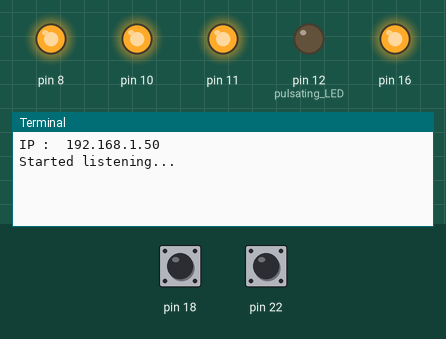
Bench run of a program on a simulated Raspberry Pi (header pin numbers). On the bench: output pins drawn as LEDs (lit = HIGH), the last lines printed to the terminal. Inputs (shaded band) come from the test bench; at power-on: pin 18 LOW, pin 22 HIGH. Threads take turns every 2 ms.

Above: at 1.2 s.
1.3 s: pin 18 pulled HIGH for 0.15 s
At 2.6 s:
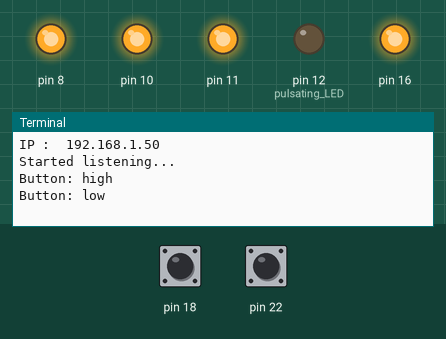
3.0 s: pin 22 pulled LOW for 0.15 s
At 4.0 s:
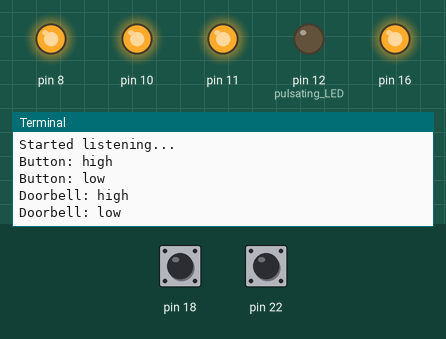

The program:

raspberrypi_startup.py
```python
import RPi.GPIO as GPIO
from subprocess import call
from threading import Thread

GPIO.setwarnings(False)
GPIO.setmode(GPIO.BOARD)

# Push Button Input
GPIO.setup(18, GPIO.IN, pull_up_down=GPIO.PUD_DOWN)

# Push Button LED Output
GPIO.setup(12, GPIO.OUT)
GPIO.output(12, 0)
pulsating_LED = GPIO.PWM(12, 50)

# Push Doorbell Input
GPIO.setup(22, GPIO.IN, pull_up_down=GPIO.PUD_UP)

# Magnet Output
GPIO.setup(8, GPIO.OUT)
GPIO.output(8, 1)

# Smoke Output
GPIO.setup(10, GPIO.OUT)
GPIO.output(10, 1)

# Light Output
GPIO.setup(11, GPIO.OUT)
GPIO.output(11, 1)

# Motion Output
GPIO.setup(16, GPIO.OUT)
GPIO.output(16, 1)

import socket
import time
import threading

UDP_IP_IN = "127.0.0.1"        # Local Host
UDP_IP_OUT = "127.0.0.1"    # Address of Client
UDP_PORT_IN = 1235
UDP_PORT_OUT = 1234

thread_running = True
flashing = False

sock_out = socket.socket(socket.AF_INET, socket.SOCK_DGRAM)
sock_in = socket.socket(socket.AF_INET, socket.SOCK_DGRAM)

disableButton = False

# Function to retrieve the real IP address
def get_ip_address():
    ip_address = '';
    s = socket.socket(socket.AF_INET, socket.SOCK_DGRAM)
    connected = False
    while not connected:
        try:
            s.connect(("8.8.8.8",80))
            connected = True
        except Exception as e:
            pass #Do nothing, just try again
    ip_address = s.getsockname()[0]
    s.close()
    print("IP : ", ip_address)
    return ip_address

def pushButton():
    global disableButton
    button_state = 0
    doorbell_state = 0
    try:
        while True:
            if (button_state == 0 and GPIO.input(18) == 1 and not disableButton):
                button_state = 1
                sock_out.sendto(bytes("raspi\high", "utf-8"), (UDP_IP_OUT, UDP_PORT_OUT))
                print('Button: high')
            elif (doorbell_state == 0 and GPIO.input(22) == 0):
                doorbell_state = 1
                sock_out.sendto(bytes("raspi\high2", "utf-8"), (UDP_IP_OUT, UDP_PORT_OUT))
                print('Doorbell: high')
            elif (button_state == 1 and GPIO.input(18) == 0 and not disableButton):
                button_state = 0
                sock_out.sendto(bytes("raspi\low", "utf-8"), (UDP_IP_OUT, UDP_PORT_OUT))
                print('Button: low')
            elif (doorbell_state == 1 and GPIO.input(22) == 1):
                doorbell_state = 0
                sock_out.sendto(bytes("raspi\low2", "utf-8"), (UDP_IP_OUT, UDP_PORT_OUT))
                print('Doorbell: low')
            time.sleep(0.1)
    except KeyboardInterrupt:
        GPIO.cleanup()
        sys.exit()

def flashingProcess():
    global flashing
    global thread_running
    global pulsating_LED
    global disableButton
    ledCycle = 0
    ledBrighter = True
    ledActive = False
    while thread_running:
        if flashing and not disableButton:
            # Initiate sequence
            if not ledActive:
                ledCycle = 0
                ledBrighter = True
                ledActive = True
                pulsating_LED.start(0)
            # Calculate dimming LED status
            if ledBrighter:
                ledCycle = ledCycle + 1
            else:
                ledCycle = ledCycle - 1
            if ledCycle > 100:
                ledCycle = 99
                ledBrighter = False
            if ledCycle < 0:
                ledCycle = 1
                ledBrighter = True
            # Set LED
            pulsating_LED.ChangeDutyCycle(ledCycle)
        else:
            # Stop sequence
            if ledActive:
                pulsating_LED.stop()
                ledActive = False
        time.sleep(0.01)
    print("Closing flashing thread")

def Main():
    global UDP_IP_IN
    global UDP_IP_OUT
    global sock_in
    global sock_out
    global disableButton
    global flashing

    # Get real local host IP and put it in UDP_PORT_IN
    UDP_IP_IN = get_ip_address()

    # Bind incoming UDP port
    sock_in.bind((UDP_IP_IN, UDP_PORT_IN))

    # Start threads
    x = Thread(target=pushButton)
    x.daemon = True
    x.start()
    t1 = Thread(target=flashingProcess)
    t1.start()

    while True:
        # Wait for wake-up call
        print('Started listening...')
        while True:
            data, addr = sock_in.recvfrom(1024) # buffer size is 1024 bytes
            UDP_IP_OUT = addr[0]
            message = str(data.decode('ascii'))[6:]

            # message sent to server
            sock_out.sendto(bytes("raspi\ok", "utf-8"), (UDP_IP_OUT, UDP_PORT_OUT))

            if message == 'quit':
                GPIO.output(12, 0)    # Turn button LED off
                print("Shutting down...")
                sys.exit()
            elif message == 'alive':
                break

        print('Type high or low to simulate pushbutton')

        while True:

            data, addr = sock_in.recvfrom(1024) # buffer size is 1024 bytes
            message = str(data.decode('ascii'))[6:]

            # message sent to server
            sock_out.sendto(bytes("raspi\ok", "utf-8"), (UDP_IP_OUT, UDP_PORT_OUT))

            if message == 'quit':
                flashing = False
                print("Shutting down...")
                break
            elif message == 'off':
                flashing = False
                print("LED switched off")
            elif message == 'on':
                flashing = True
                print("LED switched on")
            elif message == 'magnet_on':
                print("Magnet on")
                GPIO.output(8, 1)
                sock_out.sendto(bytes("raspi\latch1_closed", "utf-8"), (UDP_IP_OUT, UDP_PORT_OUT))
            elif message == 'magnet_off':
                disableButton = True;
                print("Magnet off")
                GPIO.output(8, 0)
                time.sleep(0.25)
                GPIO.output(8, 1)
                sock_out.sendto(bytes("raspi\latch1_closed", "utf-8"), (UDP_IP_OUT, UDP_PORT_OUT))
                time.sleep(1.0)
                disableButton = False;
            elif message == 'smoke_off':
                print("Smoke switched off")
                GPIO.output(10, 1)
            elif message == 'smoke_on':
                print("Smoke switched on")
                GPIO.output(10, 0)
            elif message == 'light_off':
                print("Light switched off")
                GPIO.output(11, 1)
            elif message == 'light_on':
                print("Light switched on")
                GPIO.output(11, 0)
            elif message == 'motion_off':
                print("Motion switched off")
                GPIO.output(16, 1)
                sock_out.sendto(bytes("raspi\latch2_closed", "utf-8"), (UDP_IP_OUT, UDP_PORT_OUT))
            elif message == 'motion_on':
                print("Motion switched on")
                GPIO.output(16, 0)
                time.sleep(0.25)
                GPIO.output(16, 1)
                sock_out.sendto(bytes("raspi\latch2_closed", "utf-8"), (UDP_IP_OUT, UDP_PORT_OUT))
            elif message == 'reboot':
                print("Rebooting")
                call("sudo reboot", shell=True)
            elif message == 'shutdown':
                print("Shutting down")
                call("sudo shutdown -h now", shell=True)
            else:
                print("received message:", message, "from", UDP_IP_OUT)

    sock_in.close()
    sock_out.close()

if __name__ == '__main__':
    Main()
```

Measured:
- after the input at 1.3 s, the terminal: prints a new line at once (image 1)
- after the input at 3.0 s, the terminal: prints a new line at once (image 2)
